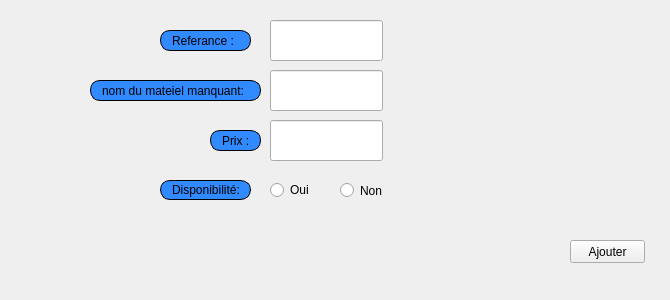
     <widget class="QWidget" name="tab_20">
      <attribute name="title">
       <string>ajouter</string>
      </attribute>
      <widget class="QLabel" name="label_21">
       <property name="geometry">
        <rect>
         <x>160</x>
         <y>30</y>
         <width>91</width>
         <height>21</height>
        </rect>
       </property>
       <property name="styleSheet">
        <string notr="true">border: 1px solid black;
border-radius: 10px;
padding: 0 8px;
background: #318aff;
font: bold, &quot;Arial&quot;;;
text-align:center;</string>
       </property>
       <property name="text">
        <string>Referance :</string>
       </property>
      </widget>
      <widget class="QLabel" name="label_22">
       <property name="geometry">
        <rect>
         <x>90</x>
         <y>80</y>
         <width>171</width>
         <height>21</height>
        </rect>
       </property>
       <property name="styleSheet">
        <string notr="true">border: 1px solid black;
border-radius: 10px;
padding: 0 8px;
background: #318aff;
font: bold, &quot;Arial&quot;;;
text-align:center;</string>
       </property>
       <property name="text">
        <string>nom du mateiel manquant:</string>
       </property>
      </widget>
      <widget class="QLineEdit" name="refmatmanq">
       <property name="geometry">
        <rect>
         <x>270</x>
         <y>20</y>
         <width>113</width>
         <height>41</height>
        </rect>
       </property>
      </widget>
      <widget class="QLineEdit" name="nommanq">
       <property name="geometry">
        <rect>
         <x>270</x>
         <y>70</y>
         <width>113</width>
         <height>41</height>
        </rect>
       </property>
      </widget>
      <widget class="QLabel" name="label_23">
       <property name="geometry">
        <rect>
         <x>210</x>
         <y>130</y>
         <width>51</width>
         <height>21</height>
        </rect>
       </property>
       <property name="styleSheet">
        <string notr="true">border: 1px solid black;
border-radius: 10px;
padding: 0 8px;
background: #318aff;
font: bold, &quot;Arial&quot;;;
text-align:center;</string>
       </property>
       <property name="text">
        <string>Prix :</string>
       </property>
      </widget>
      <widget class="QLineEdit" name="prixmanq">
       <property name="geometry">
        <rect>
         <x>270</x>
         <y>120</y>
         <width>113</width>
         <height>41</height>
        </rect>
       </property>
      </widget>
      <widget class="QPushButton" name="ajoutermateriauxmanq">
       <property name="geometry">
        <rect>
         <x>570</x>
         <y>240</y>
         <width>75</width>
         <height>23</height>
        </rect>
       </property>
       <property name="styleSheet">
        <string notr="true">#ajoutermateriauxmanq{
font: bold, &quot;Arial&quot;;;     background-color: qlineargradient(x1: 0, y1: 0, x2: 0, y2: 1,
                                       stop: 0 #dadbde, stop: 1 #f6f7fa);
}
#ajoutermateriauxmanq:pressed {
font: bold, &quot;Arial&quot;;;     background-color: qlineargradient(x1: 0, y1: 0, x2: 0, y2: 1,
                                       stop: 0 #dadbde, stop: 1 #fff07b);}</string>
       </property>
       <property name="text">
        <string>Ajouter</string>
       </property>
       <property name="icon">
        <iconset resource="ressources.qrc">
         <normaloff>:/images/img/app.png</normaloff>:/images/img/app.png</iconset>
       </property>
      </widget>
      <widget class="QLabel" name="label_7">
       <property name="geometry">
        <rect>
         <x>160</x>
         <y>180</y>
         <width>91</width>
         <height>20</height>
        </rect>
       </property>
       <property name="styleSheet">
        <string notr="true">border: 1px solid black;
border-radius: 10px;
padding: 0 8px;
background: #318aff;
font: bold, &quot;Arial&quot;;;
text-align:center;</string>
       </property>
       <property name="text">
        <string>Disponibilité:</string>
       </property>
      </widget>
      <widget class="QRadioButton" name="dispo_oui">
       <property name="geometry">
        <rect>
         <x>270</x>
         <y>180</y>
         <width>91</width>
         <height>20</height>
        </rect>
       </property>
       <property name="text">
        <string>Oui</string>
       </property>
      </widget>
      <widget class="QRadioButton" name="dispo_non">
       <property name="geometry">
        <rect>
         <x>340</x>
         <y>180</y>
         <width>91</width>
         <height>21</height>
        </rect>
       </property>
       <property name="text">
        <string>Non</string>
       </property>
      </widget>
      <widget class="QLabel" name="label_36">
       <property name="geometry">
        <rect>
         <x>0</x>
         <y>0</y>
         <width>661</width>
         <height>281</height>
        </rect>
       </property>
       <property name="text">
        <string/>
       </property>
       <property name="pixmap">
        <pixmap resource="ressources.qrc">:/images/img/imf.jpg</pixmap>
       </property>
      </widget>
      <widget class="QLabel" name="label_107">
       <property name="geometry">
        <rect>
         <x>0</x>
         <y>-8</y>
         <width>661</width>
         <height>291</height>
        </rect>
       </property>
       <property name="text">
        <string/>
       </property>
       <property name="pixmap">
        <pixmap>:/img/imf.jpg</pixmap>
       </property>
      </widget>
      <zorder>label_107</zorder>
      <zorder>label_36</zorder>
      <zorder>label_21</zorder>
      <zorder>label_22</zorder>
      <zorder>refmatmanq</zorder>
      <zorder>nommanq</zorder>
      <zorder>label_23</zorder>
      <zorder>prixmanq</zorder>
      <zorder>ajoutermateriauxmanq</zorder>
      <zorder>label_7</zorder>
      <zorder>dispo_oui</zorder>
      <zorder>dispo_non</zorder>
     </widget>
